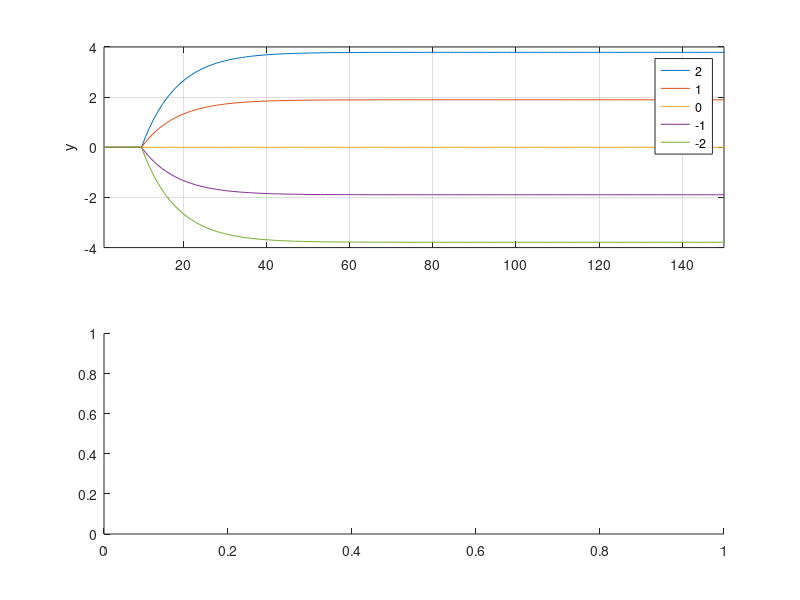

This figure's MATLAB source: (Note: this script raises an error after producing the figure.)
addpath('../../../../matlab2tikz-master/src/');
outputFile = '../../../doc/projekt/figure/zad2StepYZ.tex';

u = dlmread('zad2_z.csv','\t');
y = dlmread('zad2_y_z.csv','\t');
%z = dlmread('zad1_z.csv','\t');
x = 1:length(u);

figure(1);


subplot(2,1, 1);
hold on;
y = dlmread('z/zad2_y_z2.csv','\t');
plot(x,y);
y = dlmread('z/zad2_y_z1.csv','\t');
plot(x,y);
y = dlmread('z/zad2_y_z0.csv','\t');
plot(x,y);
y = dlmread('z/zad2_y_z-1.csv','\t');
plot(x,y);
y = dlmread('z/zad2_y_z-2.csv','\t');
plot(x,y);
xlim([min(x) 150]);
%title('y');
%xlabel('k');
ylabel('y');
legend('2', '1', '0', '-1', '-2', 'Location', 'NorthEast');
grid on;
box on;

subplot(2,1, 2);
hold on;
u = dlmread('z/zad2_z 2.csv','\t');
stairs(x,u);
u = dlmread('z/zad2_z1.csv','\t');
stairs(x,u);
u = dlmread('z/zad2_z0.csv','\t');
stairs(x,u);
u = dlmread('z/zad2_z-1.csv','\t');
stairs(x,u);
u = dlmread('z/zad2_z-2.csv','\t');
stairs(x,u);
xlim([min(x) 150]);
%title('u');
xlabel('k');
ylabel('z');
legend('2', '1', '0', '-1', '-2', 'Location', 'NorthEast');
grid on;
box on;

% dwie linijki poni�ej zapewniaj� poprawne ustawienie wykresu w pdf-ie
% oraz pozwalaj� nazwa� wykres pod spodem
%beforeFigure = [sprintf('\\begin{figure}[H] \n\\centering')];
%afterFigure = [sprintf('\\caption{%s}\n\\end{figure}', title)];

matlab2tikz(outputFile, ...
    'showInfo', false, ...
    'encoding', 'UTF-8');
%    'extraCode', beforeFigure, ...
%    'extraCodeAtEnd', afterFigure);

%close(1)